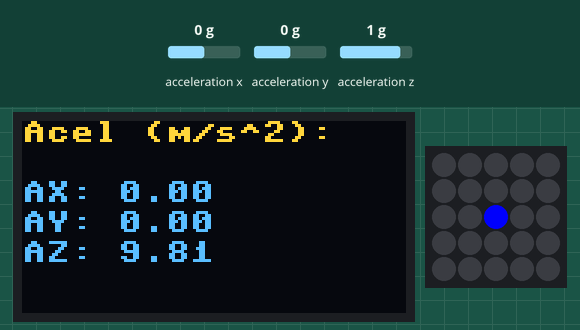
Bench run of a program on a simulated Raspberry Pi Pico running MicroPython. On the bench: 128×64 one-colour display, 5×5 RGB LED matrix. The test bench sets the inputs (shaded band); at power-on: acceleration x 0 g, acceleration y 0 g, acceleration z 1 g. Dim RGB values are drawn brighter than linear; the OLED is the two-colour kind (top 16 rows yellow); the 25 LEDs are laid out as on the BitDogLab board (LED 0 bottom right, every second row reversed).

Above: at 1.2 s.
1.3 s: acceleration x set to -0.8 g
At 2.5 s:
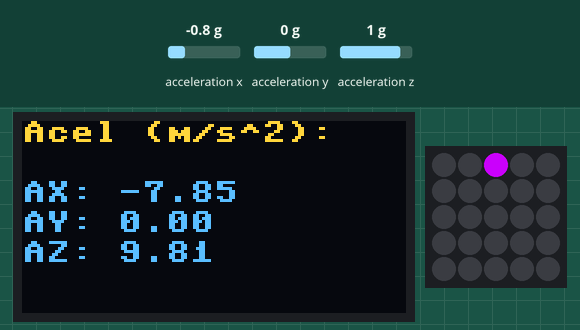
2.8 s: acceleration y set to -0.8 g
At 4.0 s:
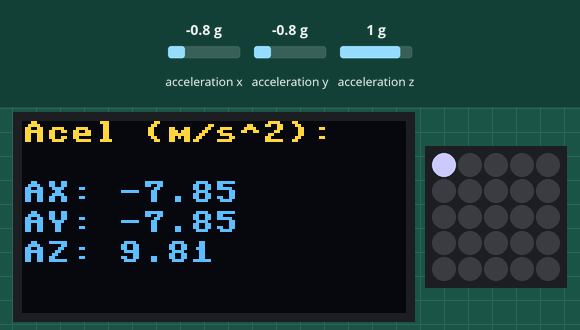
4.3 s: acceleration z set to -1.4 g
At 5.5 s:
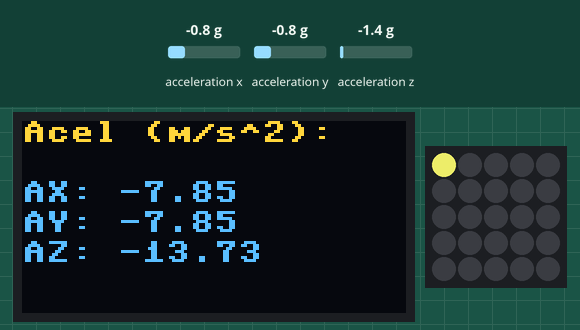
5.8 s: acceleration x set to -1.4 g
At 6.6 s:
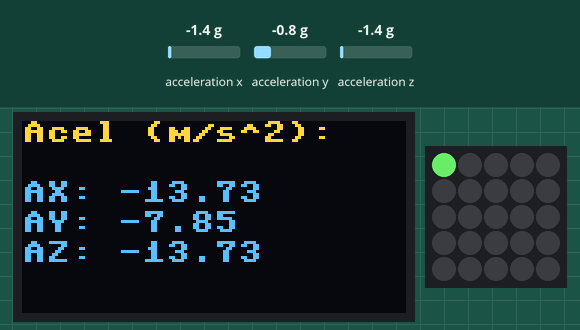
7.3 s: acceleration z set to -0.8 g
At 8.2 s:
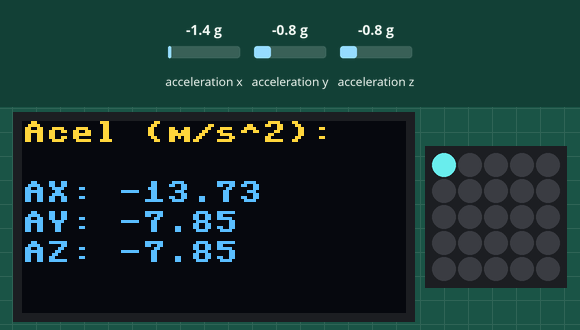
Timing chart, 0 to 9.8 s (numbered marks = the images above; inputs shaded):
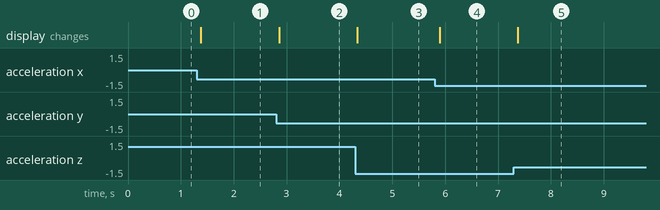

Measured:
- after the input at 1.3 s, the display: changes after 0.08 s (image 1)
- after the input at 2.8 s, the display: changes after 0.06 s (image 2)
- after the input at 4.3 s, the display: changes at once (image 3)
- after the input at 5.8 s, the display: changes after 0.10 s (image 4)
- after the input at 7.3 s, the display: changes after 0.08 s (image 5)

The program:

b_sico_V2A_com_matriz_RGB_para_dois__eixos_incluindo_OLED_+++.py
```python
from machine import Pin, SoftI2C
from ssd1306 import SSD1306_I2C
from neopixel import NeoPixel
from mpu9250 import MPU9250
import time
import math

# Inicializar o I2C para o MPU (I2C1)
i2c_mpu = SoftI2C(scl=Pin(3), sda=Pin(2))
mpu = MPU9250(i2c_mpu)

# Inicializar o I2C para o OLED (I2C0)
i2c_oled = SoftI2C(scl=Pin(15), sda=Pin(14))
oled = SSD1306_I2C(128, 64, i2c_oled)

# Inicializar a matriz NeoPixel no GPIO7
NUM_LEDS = 25
np = NeoPixel(Pin(7), NUM_LEDS)

# Inicializar a matriz NeoPixel no GPIO7
NUM_LEDS = 25
np = NeoPixel(Pin(7), NUM_LEDS)

# Definindo a matriz de LEDs (5x5)
LED_MATRIX = [
    [24, 23, 22, 21, 20],
    [15, 16, 17, 18, 19],
    [14, 13, 12, 11, 10],
    [5, 6, 7, 8, 9],
    [4, 3, 2, 1, 0]
]

# Função para limpar a matriz de LEDs
def clear_matrix(np):
    for i in range(NUM_LEDS):
        np[i] = (0, 0, 0)
    np.write()


# Inicializar posição do LED
x, y = 2, 2

while True:
    # Limpar a matriz
    clear_matrix(np)

    # Ler dados de aceleração
    accel = mpu.acceleration
    ax, ay, az = accel

    # Atualizar posição do LED
    x = int(2 + ax)
    x = max(0, min(4, x))

    y = int(2 + ay)
    y = max(0, min(4, y))

    # Definir a cor do LED
    r, g, b = int(abs(ax) * 25), int(abs(ay) * 25), int(abs(az) * 25)
    np[LED_MATRIX[x][y]] = (r, g, b)
    np.write()

    # Atualizar o display OLED
    oled.fill(0)
    oled.text("Acel (m/s^2):", 0, 0)
    oled.text(f"AX: {ax:.2f}", 0, 20)
    oled.text(f"AY: {ay:.2f}", 0, 30)
    oled.text(f"AZ: {az:.2f}", 0, 40)
    oled.show()

    # Pausa antes da próxima atualização
    time.sleep(0.05)
```
